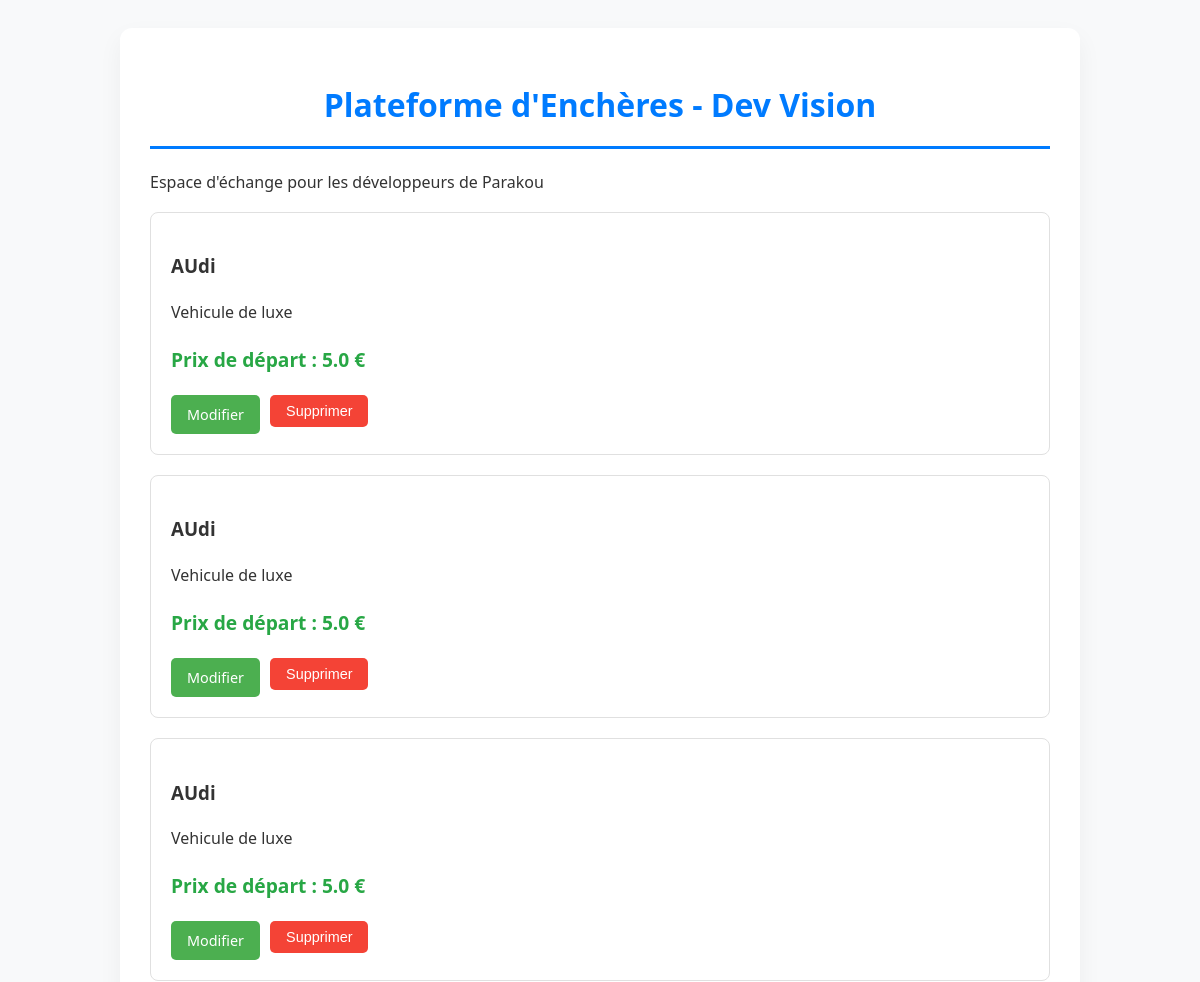
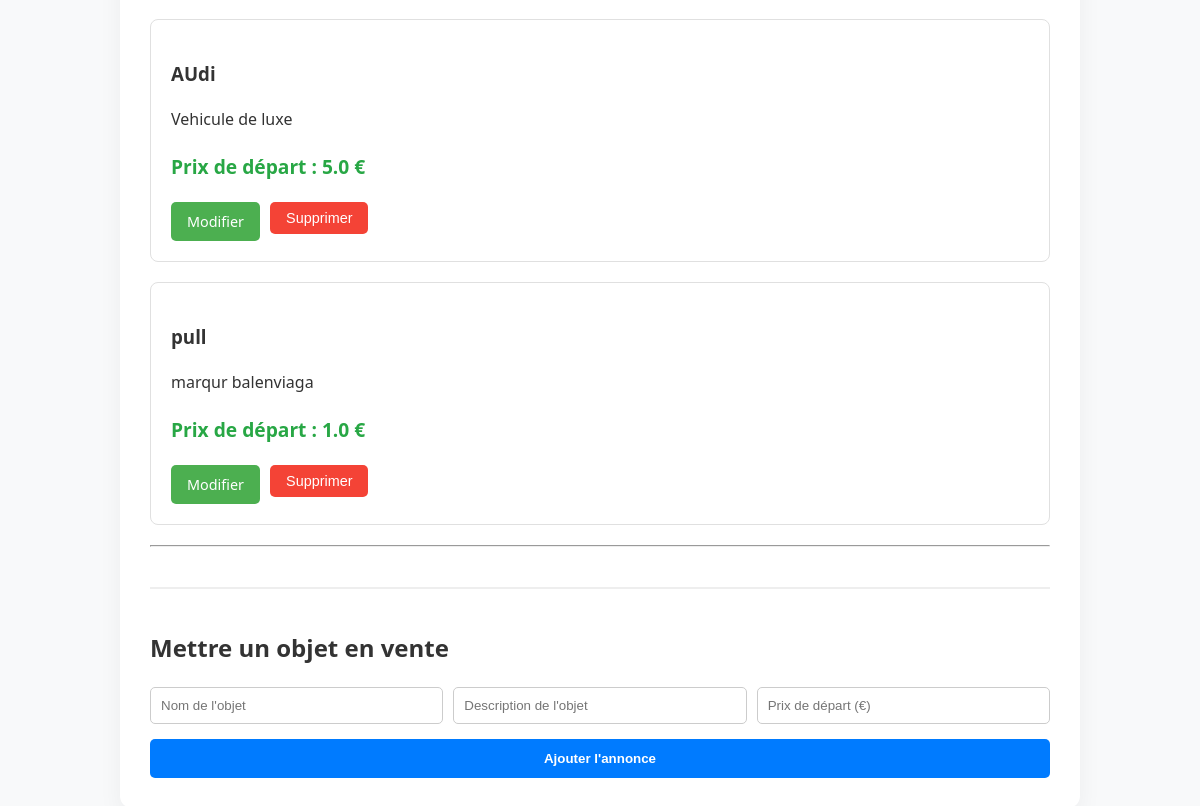
Before: / with the older database file (2 pictures, top to bottom).
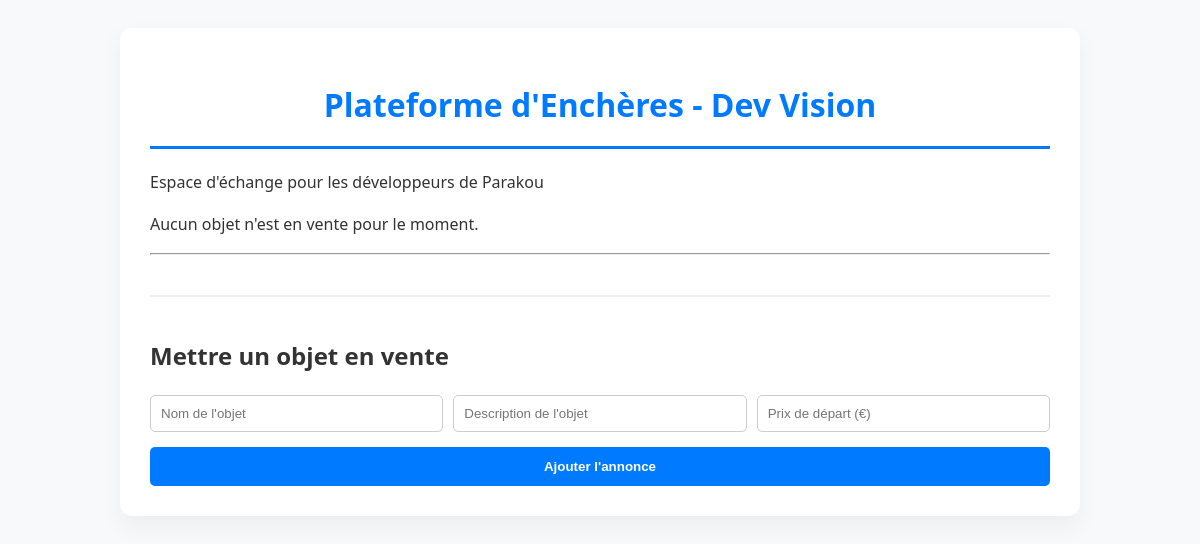
After: the same page with the newer database file.
### tables this page shows
CREATE TABLE objets (
            id INTEGER PRIMARY KEY,
            nom TEXT NOT NULL,
            description TEXT,
            prix_actuel REAL NOT NULL,
            etat TEXT NOT NULl
        );

### src/app.py (the view)
@app.route('/')
def index():
    objets = Repository.get_all_objets()
    return render_template('index.html', objets=objets)

### src/database/db.py (called while the page is built)
def connect_db():
    conn = sqlite3.connect(DB_NAME)
    return conn

### src/database/repository.py (called while the page is built)
    @staticmethod
    def get_all_objets():
        try:
            with connect_db() as conn:
                conn.row_factory = sqlite3.Row
                cursor = conn.cursor()
                cursor.execute("SELECT * FROM objets")
                rows = cursor.fetchall()
                return [
                    Objet(
                        id_objet=row['id'],
                        nom=row['nom'],
                        description=row['description'],
                        prix_depart=row['prix_actuel'],  # à améliorer plus tard
                        prix_actuel=row['prix_actuel'],
                        etat=Etat(row['etat']) if row['etat'] else None
                    )
                    for row in rows
                ]
        except sqlite3.Error as e:
            logging.error(f"Erreur récupération : {e}")
            return []

### src/templates/index.html (shortened to what this page needs)
<!DOCTYPE html>
<html lang="fr">
<head>
    <link rel="stylesheet" href="{{ url_for('static', filename='css/style.css') }}">
</head>
<body>
    <div class="container">
        <header>
            <h1>Plateforme d'Enchères - Dev Vision</h1>
            <p>Espace d'échange pour les développeurs de Parakou</p>
        </header>
        <main>
            <div class="inventory">
                {% for objet in objets %}
                    <div class="objet-card">
                        <h3>{{ objet.nom }}</h3>
                        <p>{{ objet.description }}</p>
                        <p class="price">Prix de départ : <strong>{{ objet.prix_depart }} €</strong></p>
                        <div class="actions">
                            <a href="/modifier/{{ objet.id_objet }}" class="btn-modifier">Modifier</a>
                            <form action="/supprimer/{{ objet.id_objet }}" method="POST" style="display:inline;">
    <button type="submit" class="btn-supprimer"
        onclick="return confirm('Supprimer cet objet ?')">
        Supprimer
    </button>
</form>
                        </div>
                    </div>
                {% else %}
                    <p class="empty-msg">Aucun objet n'est en vente pour le moment.</p>
                {% endfor %}
            </div>
            <hr>
            <section class="form-section">
                <h2>Mettre un objet en vente</h2>
                <form action="/ajouter" method="POST" class="add-form">
                    <div class="form-group">
                        <input type="text" name="nom" placeholder="Nom de l'objet" required>
                        <input type="text" name="description" placeholder="Description de l'objet">
                        <input type="number" name="prix" placeholder="Prix de départ (€)" required>
                    </div>
                    <button type="submit" class="btn-submit">Ajouter l'annonce</button>
                </form>
            </section>
        </main>
    </div>
</body>
</html>

### src/static/css/style.css (style rules this page uses)
body { font-family: 'Segoe UI', Tahoma, Geneva, Verdana, sans-serif; background-color: #f8f9fa; color: #333; line-height: 1.6; padding: 20px; }
.container { max-width: 900px; margin: 0 auto; background: #ffffff; padding: 30px; border-radius: 12px; box-shadow: 0 10px 25px rgba(0,0,0,0.05); }
h1 { color: #007bff; text-align: center; border-bottom: 3px solid #007bff; padding-bottom: 15px; }
.form-section { margin-top: 40px; padding-top: 20px; border-top: 2px solid #eee; }
.add-form { display: flex; flex-direction: column; gap: 15px; }
.form-group { display: flex; gap: 10px; }
input { padding: 10px; border: 1px solid #ccc; border-radius: 5px; flex: 1; }
.btn-submit { background-color: #007bff; color: white; border: none; padding: 12px; border-radius: 5px; cursor: pointer; font-weight: bold; }

Changed rows visible on the page:
removed objets: nom "AUdi", description "Vehicule de luxe", prix_depart "5.0"
removed objets: nom "AUdi", description "Vehicule de luxe", prix_depart "5.0"
removed objets: nom "AUdi", description "Vehicule de luxe", prix_depart "5.0"
removed objets: nom "AUdi", description "Vehicule de luxe", prix_depart "5.0"
removed objets: nom "pull", description "marqur balenviaga", prix_depart "1.0"
Other visible differences:
text now shown: "Aucun objet n'est en vente pour le moment."
